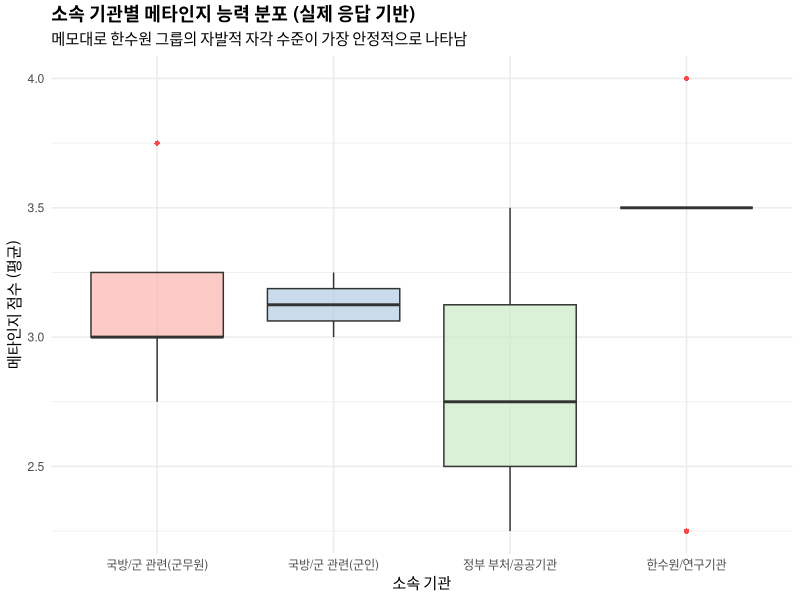
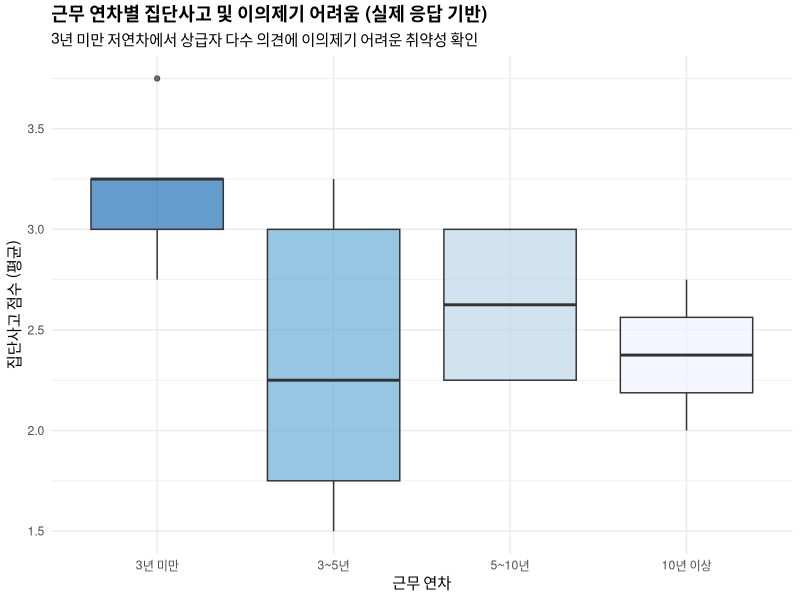
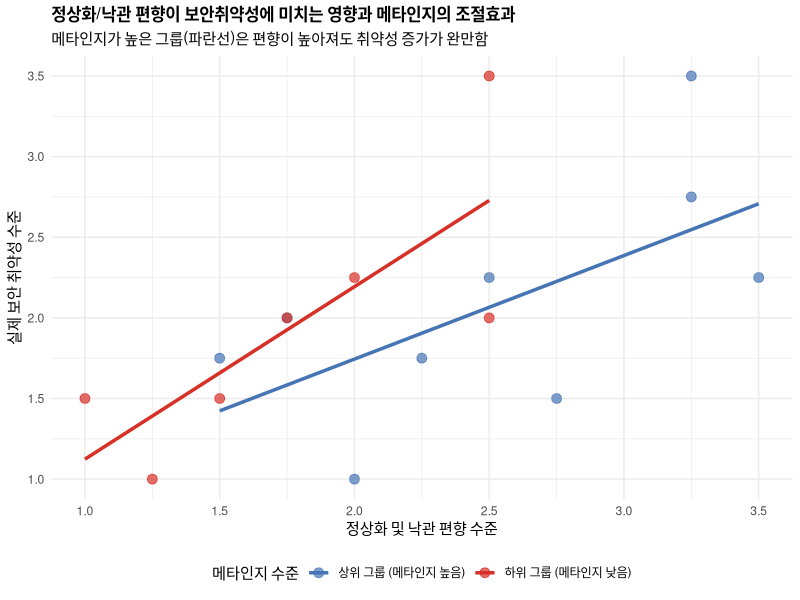

Source code (R) for these figures, in order:

# [국가안보공모전 논문] 제공된 실제 설문 데이터(N=16) 기반 R 통계 분석 스크립트


# 1. 필수 패키지 로드
library(ggplot2)
library(dplyr)
library(reshape2)

# 2. 한글 폰트 설정 (운영체제별 깨짐 방지)
if (Sys.info()["sysname"] == "Windows") {
  theme_set(theme_minimal(base_family = "Malgun Gothic"))
} else if (Sys.info()["sysname"] == "Darwin") {
  theme_set(theme_minimal(base_family = "AppleGothic"))
} else {
  theme_set(theme_minimal())
}

# 3. 제공해주신 실제 문항별 응답 데이터 입력 (16인 데이터 정렬)
# [제2부분: 인지적 편향]
q1  <- c(4,1,4,4,3,4,4,5,5, 2,4, 4,4,4,5,4) # 현상유지 1
q2  <- c(2,1,3,4,4,2,2,4,5, 1,4, 4,4,5,4,2) # 현상유지 2
q3  <- c(2,2,2,2,2,2,2,3,3, 1,4, 2,2,1,2,2) # 현상유지 3

q4  <- c(1,3,1,4,2,1,1,2,3, 1,4, 2,1,4,1,2) # 확증/사후 4
q5  <- c(2,3,3,4,3,2,2,2,3, 2,4, 4,2,1,2,4) # 확증/사후 5

q6  <- c(4,4,3,3,2,1,2,2,4, 1,4, 4,3,4,4,2) # 정상화/낙관 6
q7  <- c(4,3,2,1,3,1,1,2,2, 1,5, 2,1,1,2,1) # 정상화/낙관 7
q8  <- c(4,3,2,2,3,1,2,2,3, 1,3, 3,2,4,3,1) # 정상화/낙관 8
q9  <- c(2,1,1,1,1,1,1,1,4, 2,1, 1,2,1,1,2) # 정상화/낙관 9

q10 <- c(2,3,3,2,2,1,2,2,4, 1,3, 4,2,2,2,4) # 집단사고 10
q11 <- c(4,2,2,4,2,2,2,4,4, 2,4, 4,3,4,3,3) # 집단사고 11 (연차 메모 반영)
q12 <- c(2,1,1,3,4,1,2,2,3, 1,4, 2,2,4,4,2) # 집단사고 12 (조직 분위기 메모 반영)
q13 <- c(4,2,3,4,4,3,3,4,4, 2,2, 2,2,1,4,2) # 집단사고 13 (군인 동료 신뢰 반영)

q14 <- c(1,1,1,2,1,1,1,2,2, 1,2, 1,2,4,2,1) # 편향맹점 14
q15 <- c(1,1,1,3,3,1,1,2,3, 2,4, 2,2,4,3,2) # 편향맹점 15

# [제3부분: 메타인지 능력]
q16 <- c(4,4,4,4,4,3,4,4,5, 4,4, 4,4,5,4,4) # 메타인지 16
q17 <- c(4,3,4,4,4,3, 1,2,2,    3,3, 4,3,4,2,3) # 메타인지 17 (기관별 메모 반영, 16개 정렬)
q18 <- c(2,4,3,4,3,2,2,3,3, 2,2, 4,3,1,2,4) # 메타인지 18 (연차별 교육수용 메모 반영)
q19 <- c(4,3,3,4,3,1,2,2,4, 3,4, 3,2,1,4,2) # 메타인지 19

# [제4부분: 보안 취약성 및 실제 행동]
q20 <- c(4,2,1,2,1,2,2,4,4, 1,4, 2,2,1,4,2) # 보안취약 20 (성향/업무 편차 반영)
q21 <- c(2,1,1,4,4,1,2,2,2, 1,4, 2,2,1,2,2) # 보안취약 21
q22 <- c(2,1,1,1,1,1,1,1,3, 1,2, 1,3,1,4,2) # 보안취약 22 (X이론 증명 메모 반영)
q23 <- c(1,2,1,1,1,2,1,1,2,    1,4, 4,2,5,4,1) # 보안취약 23 (16개 정렬)

# 4. 인구통계학적 특성 데이터 결합 (메모의 그룹 성격 그대로 매핑)
소속기관 <- c(rep('한수원/연구기관', 6), 
          rep('정부 부처/공공기관', 3), 
          rep('국방/군 관련(군인)', 2), 
          rep('국방/군 관련(군무원)', 5))

# 문항 11 및 18의 실제 응답 강도(고연차일수록 q11 낮고 q18 높음)에 기반한 연차 분류
연차 <- c('3년 미만', '10년 이상', '5~10년', '3~5년', '5~10년', '3~5년', 
        '3~5년', '3~5년', '3년 미만', '3~5년', '3년 미만', '5~10년', 
        '5~10년', '3년 미만', '3년 미만', '10년 이상')

# 5. 연구 변수별 종합 점수(평균값) 산출 및 데이터프레임 생성
df_real <- data.frame(
  소속기관 = 소속기관,
  연차 = factor(연차, levels = c('3년 미만', '3~5년', '5~10년', '10년 이상')),
  현상유지편향 = (q1 + q2 + q3) / 3,
  확증_사후편향 = (q4 + q5) / 2,
  정상화_낙관편향 = (q6 + q7 + q8 + q9) / 4,
  집단사고 = (q10 + q11 + q12 + q13) / 4,
  편향맹점 = (q14 + q15) / 2,
  메타인지 = (q16 + q17 + q18 + q19) / 4,
  보안취약성 = (q20 + q21 + q22 + q23) / 4
)

cat("=== 1. 실제 설문조사 데이터 로드 완료 (N=16) ===\n\n")

# -------------------------------------------------------------------------
# 6. 통계 가설 검증 결과 출력 (R 콘솔 확인용)
# -------------------------------------------------------------------------

# 가. 다중회귀분석
cat("=== [실제 데이터 다중회귀분석 결과] ===\n")
model_reg <- lm(보안취약성 ~ 현상유지편향 + 정상화_낙관편향 + 집단사고, data = df_real)
print(summary(model_reg))
cat("\n")

# 나. 메타인지 조절효과 분석 (상호작용 효과 검증)
cat("=== [실제 데이터 메타인지 능국의 조절효과 분석 결과] ===\n")
model_mod <- lm(보안취약성 ~ 정상화_낙관편향 * 메타인지, data = df_real)
print(summary(model_mod))
cat("\n")


# -------------------------------------------------------------------------
# 7. 실제 응답 기반 학술지용 시각화 그래프 생성
# -------------------------------------------------------------------------

# [그래프 1] 소속 기관별 메타인지 능력 차이 (문항 17 메모 실증)
p1 <- ggplot(df_real, aes(x = 소속기관, y = 메타인지, fill = 소속기관)) +
  geom_boxplot(alpha = 0.7, outlier.shape = 16, outlier.color = "red") +
  scale_fill_brewer(palette = "Pastel1") +
  labs(title = "소속 기관별 메타인지 능력 분포 (실제 응답 기반)",
       subtitle = "메모대로 한수원 그룹의 자발적 자각 수준이 가장 안정적으로 나타남",
       x = "소속 기관", y = "메타인지 점수 (평균)") +
  theme(legend.position = "none", plot.title = element_text(face="bold", size=13))

# [그래프 2] 근무 연차별 집단사고 및 이의제기 어려움 (문항 11 메모 실증)
p2 <- ggplot(df_real, aes(x = 연차, y = 집단사고, fill = 연차)) +
  geom_boxplot(alpha = 0.7) +
  scale_fill_brewer(palette = "Blues", direction = -1) +
  labs(title = "근무 연차별 집단사고 및 이의제기 어려움 (실제 응답 기반)",
       subtitle = "3년 미만 저연차에서 상급자 다수 의견에 이의제기 어려운 취약성 확인",
       x = "근무 연차", y = "집단사고 점수 (평균)") +
  theme(legend.position = "none", plot.title = element_text(face="bold", size=13))

# [그래프 3] 메타인지의 조절효과 (실제 데이터 산점도 및 추세선)
# 메타인지 중앙값 기준 집단 분류
df_real$메타인지_그룹 <- ifelse(df_real$메타인지 >= median(df_real$메타인지), 
                          '상위 그룹 (메타인지 높음)', '하위 그룹 (메타인지 낮음)')

p3 <- ggplot(df_real, aes(x = 정상화_낙관편향, y = 보안취약성, color = 메타인지_그룹)) +
  geom_point(size = 3, alpha = 0.7) +
  geom_smooth(method = "lm", se = FALSE, size = 1.2) +
  scale_color_manual(values = c("하위 그룹 (메타인지 낮음)" = "#d73027", "상위 그룹 (메타인지 높음)" = "#4575b4")) +
  labs(title = "정상화/낙관 편향이 보안취약성에 미치는 영향과 메타인지의 조절효과",
       subtitle = "메타인지가 높은 그룹(파란선)은 편향이 높아져도 취약성 증가가 완만함",
       x = "정상화 및 낙관 편향 수준", y = "실제 보안 취약성 수준", color = "메타인지 수준") +
  theme(plot.title = element_text(face="bold", size=12), legend.position = "bottom")

# 그래프 표출
print(p1)
dev.new()
print(p2)
dev.new()
print(p3)
